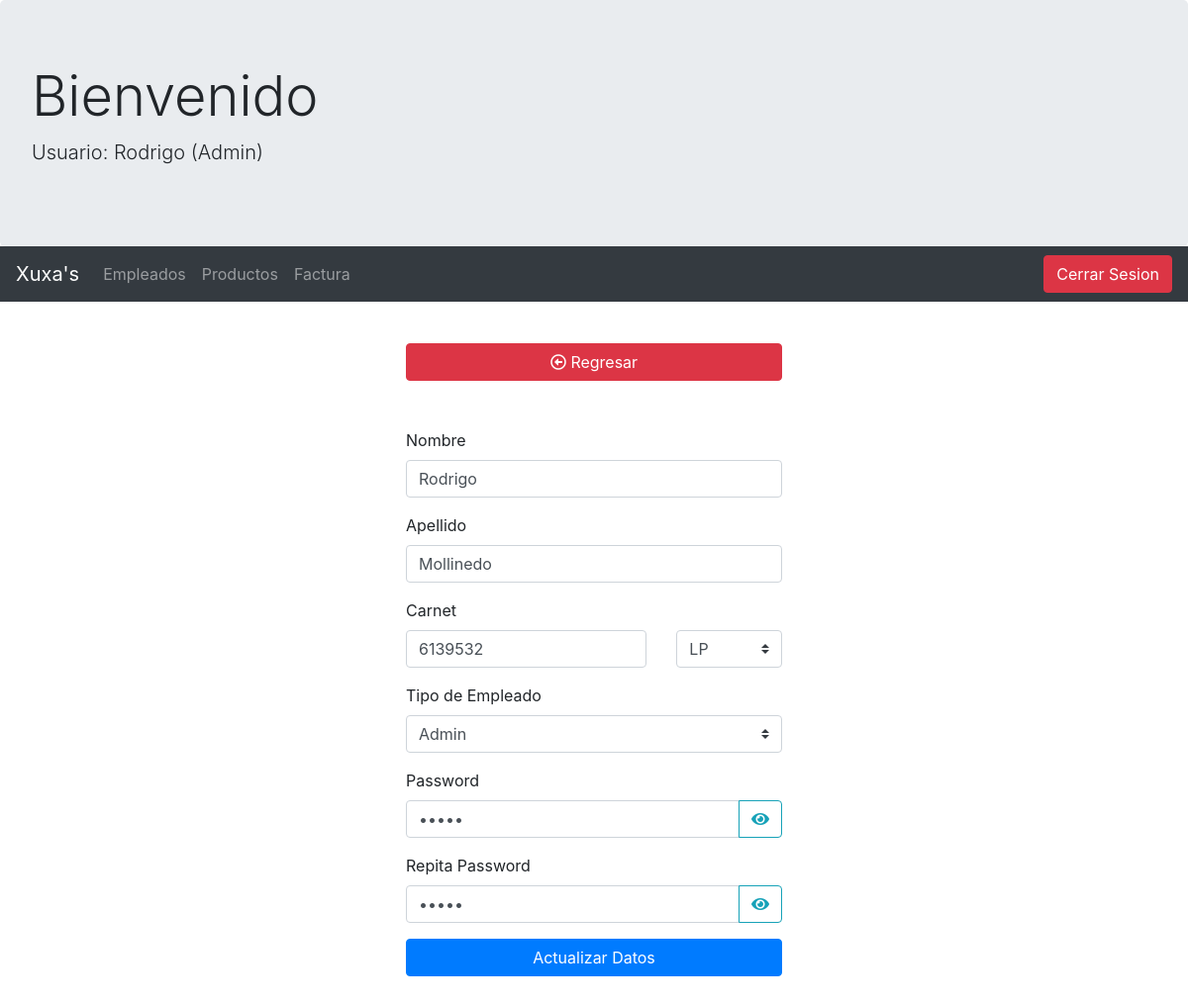
Page /controlador/usuarios/Usuario_editar.php?id=1&nombre=Rodrigo (signed in) on the committed database.
### tables this page shows
CREATE TABLE `usuario` (
  `id_usuario` int(11) NOT NULL,
  `nombre` varchar(40) DEFAULT NULL,
  `apellido` varchar(40) DEFAULT NULL,
  `carnet` bigint(20) DEFAULT NULL,
  `ciudad` varchar(30) DEFAULT NULL,
  `tipo` varchar(10) DEFAULT NULL,
  `pass` varchar(200) DEFAULT NULL
);

### controlador/usuarios/Usuario_editar.php (called while the page is built)
<?php
		$id=$_GET["id"];
    	require_once("../../modelo/usuarios/Usuarios_Modelo.php");
    	$personas=new Personas_modelo();
        $matrizpersonas=$personas->get_personasid($id);
    	require_once("../../vista/usuarios/Usuario_Vistaeditar.php");
?>

### modelo/Conectar.php (called while the page is built)
<?php
    class Conectar{
        public static function conexion(){
            try{
                $conexion = new PDO('mysql:host=localhost;dbname=facturacion','root','');
                $conexion->setAttribute(PDO::ATTR_ERRMODE,PDO::ERRMODE_EXCEPTION);
                $conexion->exec('SET character SET utf8');
            }
            catch(Exception $e){
                die("Error ".$e->getMessage());
                echo "Linea del error".$e->getLine();
            }
            return $conexion;
        }
    }
?>

### modelo/usuarios/Usuarios_Modelo.php (called while the page is built, shortened)
<?php
        class Personas_modelo{
            private $db;
            private $personas;
            public function __construct(){
                require_once("../../modelo/Conectar.php");
                $this->db=Conectar::conexion();
                $this->personas=array();
            }
            public function get_personasid($id){
                $consulta=$this->db->query("Select * from usuario WHERE id_usuario='$id'");
                while($filas=$consulta->fetch(PDO::FETCH_ASSOC)){
                    $this->personas[]=$filas;
                }
                return $this->personas;
            }
        }
?>

### vista/usuarios/Usuario_Vistaeditar.php (the view, shortened to what this page needs)
<!doctype html>
<html>
<!doctype html>
<html lang="en">
  <head>
    <link rel="stylesheet" href="https://use.fontawesome.com/releases/v5.0.13/css/all.css">
    <link rel="stylesheet" href="https://maxcdn.bootstrapcdn.com/bootstrap/4.0.0/css/bootstrap.min.css">
  </head>
<body>
<?php
      include('../../modelo/navbar.php');
    ?>
    <div class="col-md-2"></div>
        <center><div class="col-md-8">
            </div></center>
<?php
    foreach($matrizpersonas as $persona):?>
    <div class="row" style="margin-top:40px;">
        <div class="col-md-4 col-sm-12"></div>
        <div class="col-md-4 col-sm-12">
        <a href="../../controlador/usuarios/Usuarios_Controlador.php"><button type="button" class="btn btn-danger btn-block"><i class="far fa-arrow-alt-circle-left"></i> Regresar</button></a>
        <br>
        <br>
            <form action="../../modelo/usuarios/Usuario_modificar.php?id=<?php echo $persona['id_usuario']?>" method="post">
                <div class="form-group">
                    <label>Nombre</label>
                    <input type="text" class="form-control" id="nombre" name="nom"  placeholder="Nombre" value="<?php echo $persona['nombre'] ?>">
                </div>
                <div class="form-group">
                    <label>Apellido</label>
                    <input type="text" class="form-control" id="apellido" name="ape"  placeholder="Apellido" value="<?php echo $persona['apellido'] ?>">
                </div>
                <div class="form-group">
                    <label>Carnet</label>
                    <div class="row">
                        <div class="col-md-8">
                            <input type="number" class="form-control" id="car" name="car"  placeholder="Carnet" value="<?php echo $persona['carnet'] ?>">
                        </div>
                        <?php
                        $ciudad=$persona['ciudad'];
                          $txt='<div class="col-md-4">
                          <select class="custom-select" name="ciu" id="ciudad">';
                          $txt.= (strcmp($ciudad,'LP')==0) ? '<option selected>LP</option>' : '<option>LP</option>';
                          $txt.= (strcmp($ciudad,'CBBA')==0) ? '<option selected>CBBA</option>' : '<option>CBBA</option>';
                          $txt.= (strcmp($ciudad,'SCZ')==0) ? '<option selected>SCZ</option>' : '<option>SCZ</option>';
                          $txt.= (strcmp($ciudad,'OR')==0) ? '<option selected>OR</option>' : '<option>OR</option>';
                          $txt.= (strcmp($ciudad,'PT')==0) ? '<option selected>PT</option>' : '<option>PT</option>';
                          $txt.= (strcmp($ciudad,'CHQ')==0) ? '<option selected>CHQ</option>' : '<option>CHQ</option>';
                          $txt.= (strcmp($ciudad,'TJ')==0) ? '<option selected>TRJ</option>' : '<option>TRJ</option>';
                          $txt.= (strcmp($ciudad,'PND')==0) ? '<option selected>PND</option>' : '<option>PND</option>';
                          $txt.= (strcmp($ciudad,'BEN')==0) ? '<option selected>BEN</option>' : '<option>BEN</option>';
                          $txt.='</select></div>';
                          echo $txt;
                        ?>
                    </div>
                </div>
                <?php
                $tipo=$persona['tipo'];
                  $txt='<div class="form-group">
                  <label>Tipo de Empleado</label>
                  <select class="custom-select" name="tipo" id="tipo">';
                  $txt.= (strcmp($tipo,'Cajero')==0) ? '<option selected>Cajero</option>' : '<option>Cajero</option>';
                  $txt.= (strcmp($tipo,'Admin')==0) ? '<option selected>Admin</option>' : '<option>Admin</option>';
                  $txt.='</select></div>';
                  echo $txt;
                ?>
                <div class="form-group">
                    <label>Password</label>
                    <div class="input-group mb-3">
                    <input type="password" class="form-control" id="pass1" name="pass1"  placeholder="Password" value="<?php echo $persona['pass']?>">
                        <div class="input-group-append">
                            <button class="btn btn-outline-info" type="button" id="ver-pass1">
                                <i class="fas fa-eye"></i>
                            </button>
                        </div>
                    </div>
                </div>
                <div class="form-group">
                    <label>Repita Password</label>
                    <div class="input-group mb-3">
                    <input type="password" class="form-control" id="pass2" name="pass2"  placeholder="Repetir Password" value="<?php echo $persona['pass']?>">
                        <div class="input-group-append">
                            <button class="btn btn-outline-info" type="button" id="ver-pass2">
                                <i class="fas fa-eye"></i>
                            </button>
                        </div>
                    </div>
                </div>
                <button type="submit" class="btn btn-primary btn-block" name="update" id='update'>Actualizar Datos</button>
    <?php endforeach;?>
</form>
<p>&nbsp;</p>
</body>
</html>

### rows in the picture
usuario: nom "Rodrigo", ape "Mollinedo", car "6139532", ciu "LP", tipo "Admin"

### other values in the picture
$_SESSION['usuario'] "Rodrigo"
$_SESSION['tipo'] "Admin"
